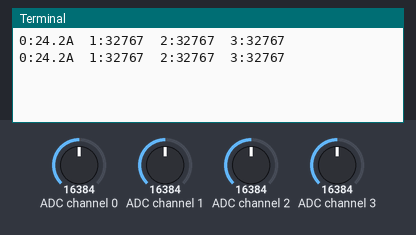
Simulated run of this program. Board: Raspberry Pi (BCM pin numbers). On the bench: the last lines printed to the terminal. Inputs (shaded band) come from the test bench; at power-on: ADC channel 1 = 16384, ADC channel 2 = 16384, ADC channel 3 = 16384, ADC channel 0 = 16384 (analog values on the 0–32767 scale).

Above: at 1.2 s.
1.3 s: ADC channel 1 set to 983
At 2.6 s:
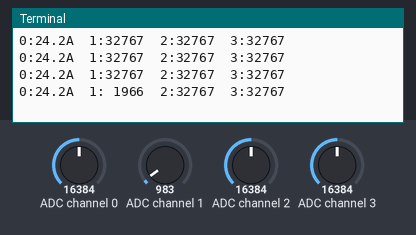
3.6 s: ADC channel 2 set to 983
At 4.7 s:
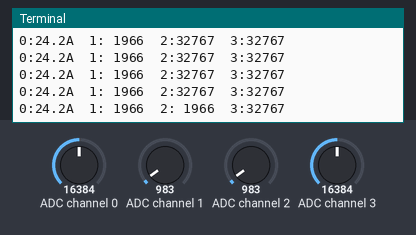
5.7 s: ADC channel 3 set to 983
At 6.9 s:
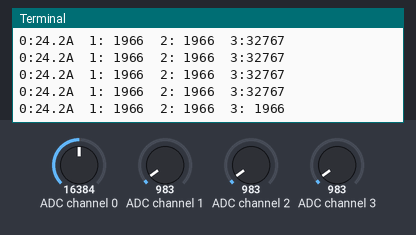
7.9 s: ADC channel 1 set to 9830
At 9.0 s:
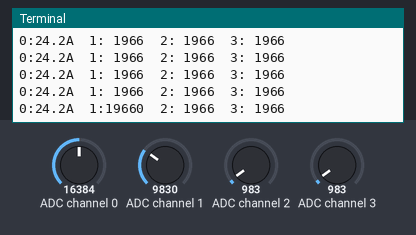
10.0 s: ADC channel 2 set to 9830
At 11.2 s:
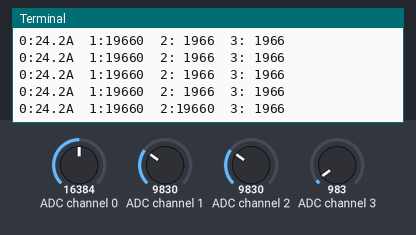
12.2 s: ADC channel 0 set to 9830
At 12.8 s:
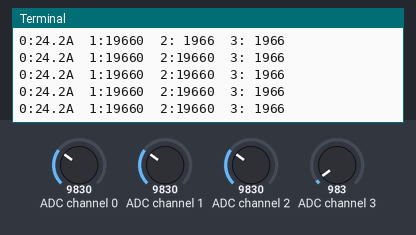

Measured:
- after the input at 1.3 s, the terminal: prints a new line after 0.85 s (image 1)
- after the input at 3.6 s, the terminal: prints a new line after 0.69 s (image 2)
- after the input at 5.7 s, the terminal: prints a new line after 0.74 s (image 3)
- after the input at 7.9 s, the terminal: prints a new line after 0.68 s (image 4)
- after the input at 10.0 s, the terminal: prints a new line after 0.73 s (image 5)

The program:

ads1115_v01.py
```python
import time
#https://forums.raspberrypi.com/viewtopic.php?f=63&t=221972&hilit=acs712&start=150#p1366441
#pip install Adafruit-ADS1x15

# Import the ADS1x15 module.
import Adafruit_ADS1x15

# Create an ADS1115 ADC (16-bit) instance.
adc = Adafruit_ADS1x15.ADS1115()

def   ConversionToAmp(values):
   return ((values * 2.048/32767)-1.25) * 1000.0/33.0

GAIN = 2
try:

  while True:
    # Read all the ADC channel values in a list.
    values = [0]*4
    for i in range(4):
        # Read the specified ADC channel using the previously set gain value.
        if i==0:
           values[i] = ConversionToAmp(adc.read_adc(i, gain=GAIN, data_rate=128))
        else:
           values[i] = adc.read_adc(i, gain=GAIN, data_rate=128)
    time.sleep(0.5)
    print("0:{0:2.1f}A\t1:{1:5}\t2:{2:5}\t3:{3:5}".format(*values))

except KeyboardInterrupt:
   pass
```
